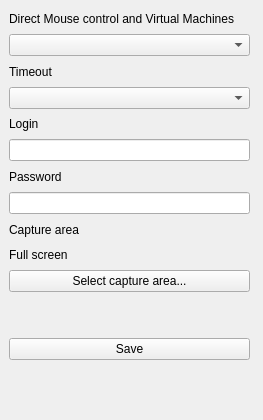
<?xml version="1.0" encoding="UTF-8"?>
<ui version="4.0">
 <class>setup_form</class>
 <widget class="QWidget" name="setup_form">
  <property name="geometry">
   <rect>
    <x>0</x>
    <y>0</y>
    <width>263</width>
    <height>420</height>
   </rect>
  </property>
  <property name="sizeIncrement">
   <size>
    <width>0</width>
    <height>6</height>
   </size>
  </property>
  <property name="contextMenuPolicy">
   <enum>Qt::PreventContextMenu</enum>
  </property>
  <property name="windowTitle">
   <string>Setup</string>
  </property>
  <property name="toolTip">
   <string/>
  </property>
  <widget class="QWidget" name="widget" native="true">
   <property name="geometry">
    <rect>
     <x>32</x>
     <y>15</y>
     <width>222</width>
     <height>396</height>
    </rect>
   </property>
   <property name="minimumSize">
    <size>
     <width>222</width>
     <height>396</height>
    </size>
   </property>
  </widget>
  <widget class="QWidget" name="verticalLayoutWidget">
   <property name="geometry">
    <rect>
     <x>9</x>
     <y>9</y>
     <width>241</width>
     <height>351</height>
    </rect>
   </property>
   <layout class="QVBoxLayout" name="verticalLayout">
    <item>
     <widget class="QLabel" name="label">
      <property name="text">
       <string>Direct Mouse control and Virtual Machines</string>
      </property>
     </widget>
    </item>
    <item>
     <widget class="QComboBox" name="comboBox_vm">
      <property name="toolTip">
       <string notr="true">&lt;html&gt;&lt;head/&gt;&lt;body&gt;&lt;p&gt;Choose if you want to have direct access to VirtualBox via API or whether the bot should simply move the mouse.&lt;/p&gt;&lt;p&gt;The dropdown will automatically show all available virtualbox virtualmachines.&lt;/p&gt;&lt;/body&gt;&lt;/html&gt;</string>
      </property>
      <property name="statusTip">
       <string notr="true">Statustip</string>
      </property>
      <property name="whatsThis">
       <string>wahtst this</string>
      </property>
      <property name="accessibleName">
       <string/>
      </property>
      <property name="accessibleDescription">
       <string/>
      </property>
     </widget>
    </item>
    <item>
     <widget class="QLabel" name="label_2">
      <property name="text">
       <string>Timeout</string>
      </property>
     </widget>
    </item>
    <item>
     <widget class="QComboBox" name="comboBox_2">
      <property name="toolTip">
       <string notr="true">Shows after how many seconds of discovering the buttons a timeout will be triggered, assuming you have reached the montecarlo simulation by then. </string>
      </property>
     </widget>
    </item>
    <item>
     <widget class="QLabel" name="label_3">
      <property name="text">
       <string>Login</string>
      </property>
     </widget>
    </item>
    <item>
     <widget class="QLineEdit" name="login"/>
    </item>
    <item>
     <widget class="QLabel" name="label_4">
      <property name="text">
       <string>Password</string>
      </property>
     </widget>
    </item>
    <item>
     <widget class="QLineEdit" name="password"/>
    </item>
    <item>
     <widget class="QLabel" name="label_capture">
      <property name="text">
       <string>Capture area</string>
      </property>
     </widget>
    </item>
    <item>
     <widget class="QLabel" name="capture_target_label">
      <property name="text">
       <string>Full screen</string>
      </property>
      <property name="wordWrap">
       <bool>true</bool>
      </property>
     </widget>
    </item>
    <item>
     <widget class="QPushButton" name="capture_target_button">
      <property name="toolTip">
       <string>Choose whether the bot captures the full screen, a screen region or one game window</string>
      </property>
      <property name="text">
       <string>Select capture area...</string>
      </property>
     </widget>
    </item>
    <item>
     <spacer name="verticalSpacer">
      <property name="orientation">
       <enum>Qt::Vertical</enum>
      </property>
      <property name="sizeType">
       <enum>QSizePolicy::Preferred</enum>
      </property>
      <property name="sizeHint" stdset="0">
       <size>
        <width>20</width>
        <height>40</height>
       </size>
      </property>
     </spacer>
    </item>
    <item>
     <widget class="QPushButton" name="pushButton_save">
      <property name="text">
       <string>Save</string>
      </property>
     </widget>
    </item>
   </layout>
  </widget>
 </widget>
 <resources/>
 <connections/>
</ui>
